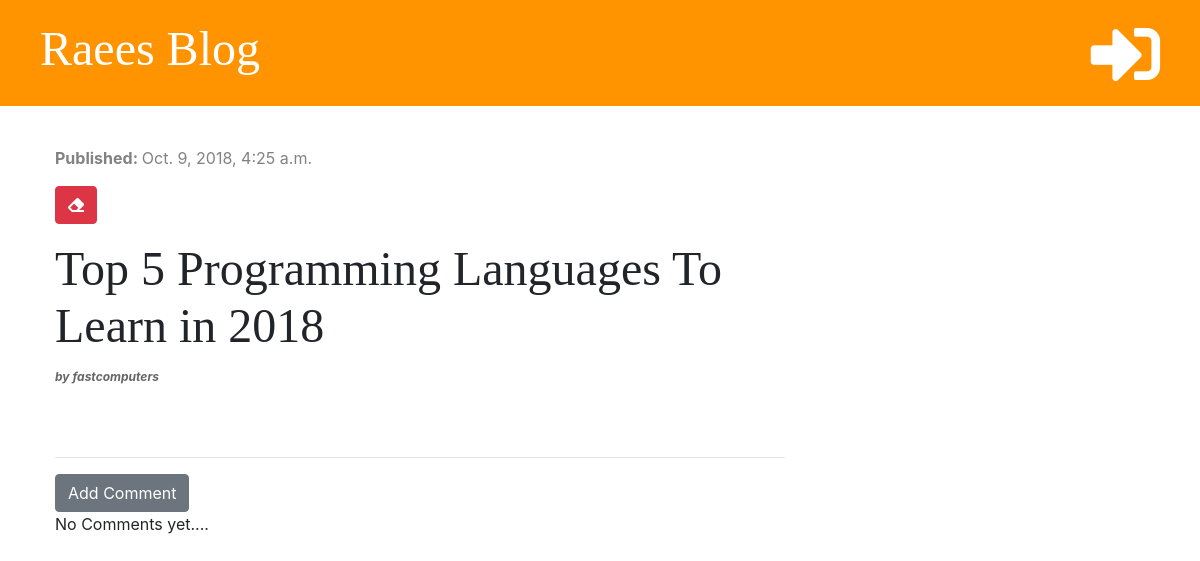
The app's page /post/2/ with its own data.
### blog/models.py (models this page shows, shortened)
class Post(models.Model):
    author = models.ForeignKey('auth.User', on_delete=models.CASCADE)
    title = models.CharField(max_length=200)
    text = models.TextField()
    created_date = models.DateTimeField(default=timezone.now)
    published_date = models.DateTimeField(blank=True, null=True)

### blog/views.py (the view)
# urls.py: path('post/<int:pk>/', views.post_detail, name='post_detail'),
def post_detail(request, pk):
    post = get_object_or_404(Post, pk=pk)
    stuff_for_frontend = {'post': post}
    return render(request, 'blog/post_detail.html', stuff_for_frontend)

### blog/templatetags/markdownify.py (called while the page is built)
@register.filter
def markdown(value):
    renderer = HighlightRenderer()
    markdown = mistune.Markdown(renderer=renderer)
    return markdown(value)

### blog/templates/blog/post_detail.html (shortened to what this page needs)
{% extends 'blog/base.html' %}
{% load markdownify %}
{% block content %}
    <div class="post">
        {% if post.published_date %}
            <div class="date">
                <p><strong>Published: </strong>{{ post.published_date }}</p>
            </div>
        {% else %}
            <a href="{% url 'post_publish' pk=post.pk %}" class="btn btn-primary">Publish</a>
        {% endif %}
        <a href="{% url 'post_delete' pk=post.pk %}" class="btn btn-danger"
        onclick="return confirm('Are you sure you want to delete this post?')">
        <i class="fas fa-eraser"></i></a>
        <p><h2>{{ post.title }}</h2>  <strong><i style="font-size:12px;color:#666;margin:0 0 10px"> by {{ post.author }}</i></strong></p>
    </div>
    <hr>
    <a href="{% url 'add_comment_to_post' pk=post.pk %}" class="btn btn-secondary">Add Comment</a>
    {% for comment in post.comments.all %}
            {% if user.is_authenticated or comment.approved %}
                <div class="comment">
                    <div class="date">
                        {{ comment.created_date }}
                    </div>
                        {% if not comment.approved and user.is_superuser %}
                            <a href="{% url 'comment_approve' pk=comment.pk %}"> <i class="fas fa-check"></i></a>
                            <a href="{% url 'comment_remove' pk=comment.pk %}"> <i class="fas fa-trash-alt"></i></a>
                        {% endif %}
                    <p><strong>{{ comment.author }}</strong></p>
                    <p>{{ comment.text | markdown | safe | linebreaksbr }}</p>
                </div>
            {% endif %}
        {% empty %}
            <p>No Comments yet....</p>
    {% endfor %}
{% endblock %}

### blog/static/css/blog.css (style rules this page uses)
h1, h2, h3, h4 { font-family: 'Tangerine', 'Inconsolata', 'Droid Sans', serif; font-size: 48px; }
.date { color: #828282; }
.post { margin-bottom: 70px; }

### records on screen
Post: published_date "Oct. 9, 2018, 4:25 a.m.", title "Top 5 Programming Languages To Learn in 2018", author "fastcomputers"
